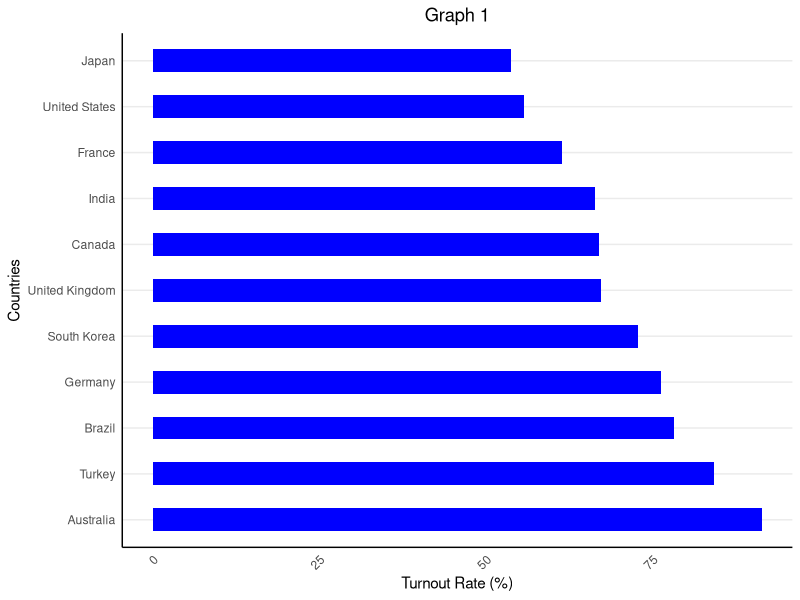

This chart was generated by the following R code:
## ---- chunk 1
knitr::opts_chunk$set(cache = FALSE, echo = TRUE, message = FALSE, warning = FALSE)
## ---- chunk 2
library(ggplot2)

countries <- c("Germany", "Canada", "Japan", "United Kingdom", "France", "Brazil", "South Korea", "Australia", "India", "United States", "Turkey")
turnout_rates <- c(76.2, 67.0, 53.7, 67.3, 61.4, 78.2, 72.8, 91.4, 66.4, 55.7, 84.2)

data <- data.frame(Countries = countries, Turnout_Rates = turnout_rates)

ggplot(data = data, aes(x = reorder(Countries, -Turnout_Rates), y = Turnout_Rates)) +
  geom_bar(stat = "identity", fill = "blue", width = 0.5) +
  labs(title = "Graph 1",
       x = "Countries",
       y = "Turnout Rate (%)") +
  theme_minimal() +
  theme(axis.text.x = element_text(angle = 45, hjust = 1),
        plot.title = element_text(hjust = 0.5),
        panel.grid.major.x = element_blank(),
        panel.grid.minor.x = element_blank(),
        axis.line = element_line(size = 0.5, color = "black")) +
  coord_flip()
## ---- chunk 3
party_names <- c("Memleket", "BBP", "AK Party", "Yeniden Refah", "MHP", "Yeşil Sol", "CHP", "İyi", "Zafer")
party_votes <- c(16826, 15287, 531740, 79279, 112123, 77057, 322524, 130522, 43088)
seat_count <- 14

calculate_dhondt <- function(votes, seat_count) {
  seats <- rep(0, length(votes))
  
  for (i in 1:seat_count) {
    vote_ratios <- votes / (seats + 1)
    max_index <- which.max(vote_ratios)
    seats[max_index] <- seats[max_index] + 1
  }
  
  return(seats)
}

seat_distribution <- calculate_dhondt(party_votes, seat_count)

a <- data.frame(Partiler = party_names, Oylar = party_votes, Vekiller = seat_distribution)


oy_tablosu <- a[, c("Partiler", "Oylar")]


vekil_tablosu <- a[, c("Partiler", "Vekiller")]



cat("Oy Tablosu:\n")
print(knitr::kable(oy_tablosu, format = "markdown"))

cat("\nVekil Tablosu:\n")
print(knitr::kable(vekil_tablosu, format = "markdown"))

## ---- chunk 4
library(readxl)
library(dplyr)
library(knitr)
library(kableExtra)

aa <- read_excel("enes.xlsx")

aa <- aa %>%
  filter(Age.Information != "18 yaşından küçük")

evet_sayisi <- sum(aa$Yes.No == "Evet")
hayir_sayisi <- sum(aa$Yes.No == "Hayır")

tablo <- data.frame(Answer = c("Evet", "Hayır"),
                    Count = c(evet_sayisi, hayir_sayisi))

knitr::kable(tablo, caption = "\\textbf{} ", booktabs = TRUE,
             align = "c") %>%
  kable_styling(latex_options = "striped", font_size = 12)
## ---- chunk 5
library(readxl)
library(dplyr)
library(knitr)
library(kableExtra)
bb <- read_excel("enes.xlsx")
bb <- bb %>%
  filter(Age.Information != "18 yaşından küçük")
evet_sayisi <- sum(bb$DHondt.Sistemi == "Evet, daha önce duydum.")
hayir_sayisi <- sum(bb$DHondt.Sistemi == "Hayır, ilk kez duyuyorum.")

tablo <- data.frame("Answer" = c("Evet", "Hayır"),
                    "Count" = c(evet_sayisi, hayir_sayisi))

knitr::kable(tablo, caption = "\\textbf{} ", booktabs = TRUE,
             align = "c") %>%
  kable_styling(latex_options = "striped", font_size = 12)

## ---- chunk 6

provinces <- c("Kocaeli", "Istanbul", "Gumushane", "Sakarya", "Mugla", "Erzurum", "Bursa", "Bilecik", "Ankara")


representatives <- c(14, 98, 2, 8, 7, 6, 20, 2, 36)

correct_voters <- c(13, 2, 1, 1, 1, 2, 0, 3, 2)

survey_voters <- c(37, 7, 1, 1, 1, 2, 1, 3, 8)

table <- data.frame(Province = provinces, "Vekil Sayısı" = representatives, "Doğru bilen sayısı" = correct_voters, "katılan sayısı" = survey_voters)

print(table)
